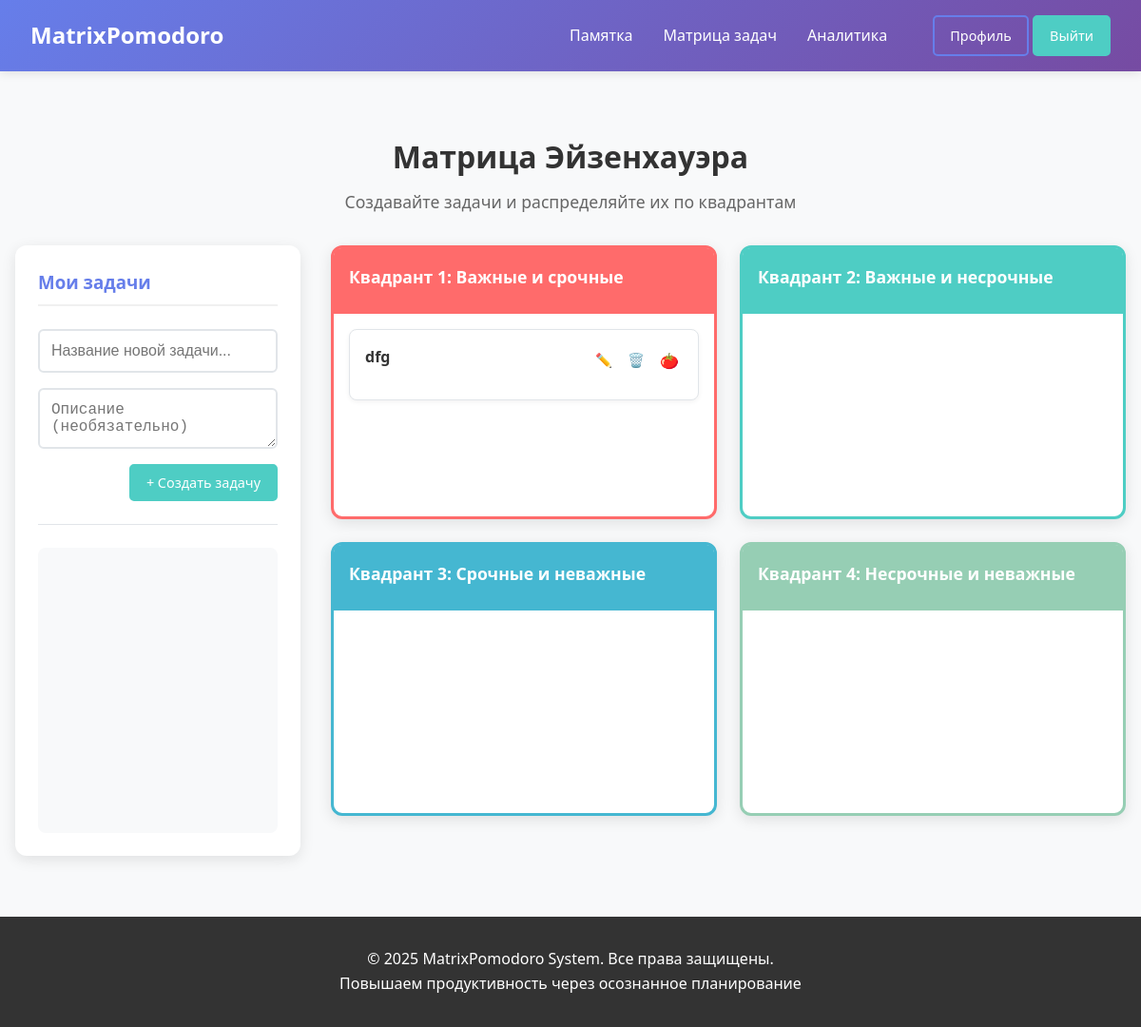
The app's page /tasks/matrix/ (signed in), older data.
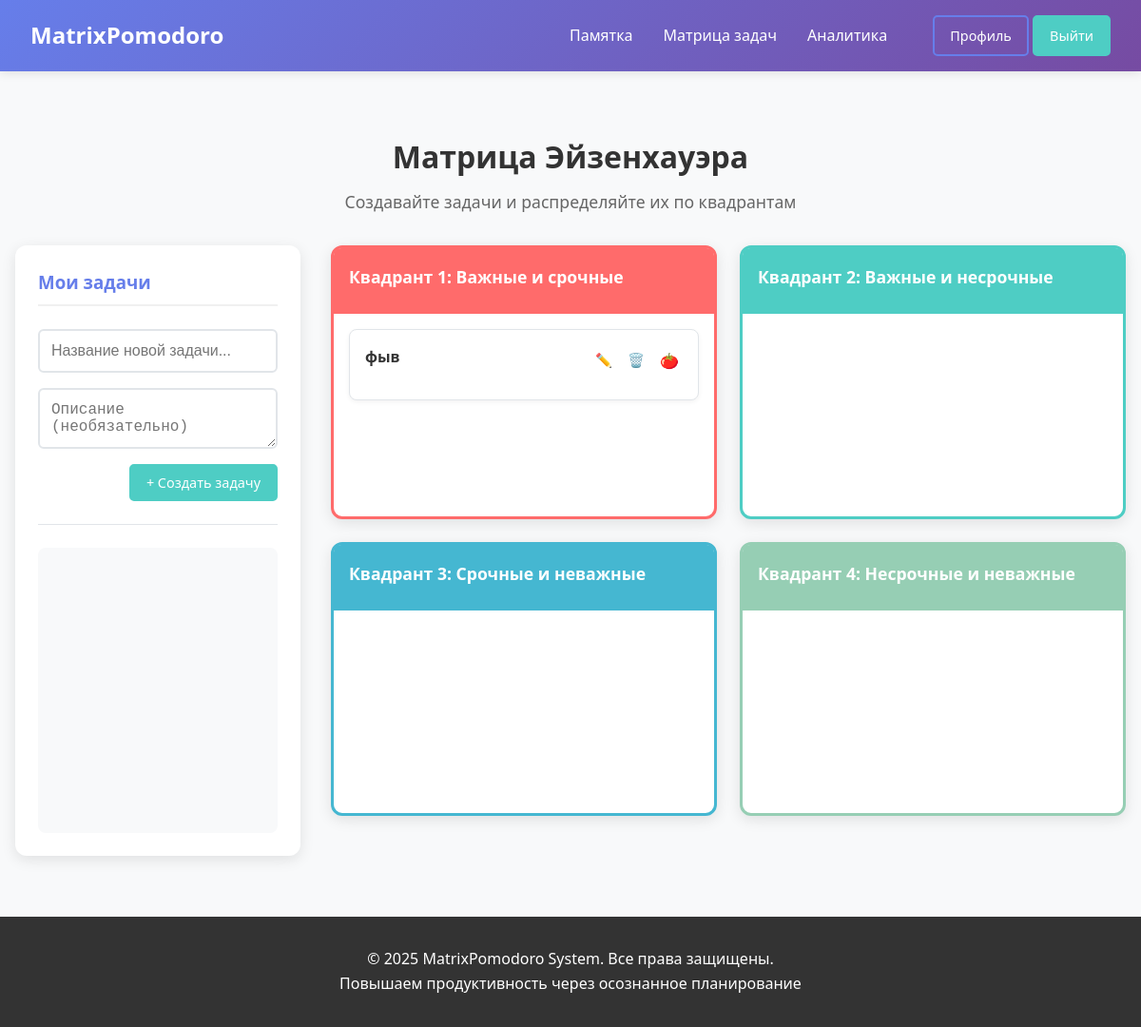
The same page, newer data.
### tasks/models.py (models this page shows, shortened)
class EisenhowerQuadrant(models.Model):
    name = models.CharField(max_length=100, verbose_name="Название квадранта")
    description = models.TextField(verbose_name="Описание")
    priority_order = models.IntegerField(verbose_name="Порядок отображения (1-4)")
    color_code = models.CharField(max_length=7, default='#FFFFFF', verbose_name="Цвет (HEX)")
    icon = models.CharField(max_length=50, blank=True, verbose_name="Иконка")
    class Meta:
        verbose_name = "Квадрант Эйзенхауэра"
        verbose_name_plural = "Квадранты Эйзенхауэра"
        ordering = ['priority_order']

class Task(models.Model):
    STATUS_CHOICES = [
        ('active', 'Активная'),
        ('completed', 'Завершена'),
        ('cancelled', 'Отменена'),
    ]
    user = models.ForeignKey(User, on_delete=models.CASCADE, verbose_name="Пользователь")
    quadrant = models.ForeignKey(EisenhowerQuadrant, on_delete=models.PROTECT,
                                 verbose_name="Квадрант", null=True, blank=True)
    title = models.CharField(max_length=200, verbose_name="Заголовок")
    description = models.TextField(blank=True, verbose_name="Описание")
    status = models.CharField(max_length=10, choices=STATUS_CHOICES, default='active', verbose_name="Статус")
    display_order = models.PositiveIntegerField(default=0, verbose_name="Порядок отображения")
    priority = models.PositiveIntegerField(default=1, verbose_name="Приоритет (1-10)")
    due_date = models.DateTimeField(null=True, blank=True, verbose_name="Срок выполнения")
    estimated_pomodoros = models.PositiveIntegerField(default=1, verbose_name="Планируемое количество Pomodoro")
    completed_pomodoros = models.PositiveIntegerField(default=0, verbose_name="Выполнено Pomodoro")
    created_at = models.DateTimeField(auto_now_add=True)
    updated_at = models.DateTimeField(auto_now=True)
    completed_at = models.DateTimeField(null=True, blank=True, verbose_name="Фактическое время выполнения")
    class Meta:
        verbose_name = "Задача"
        verbose_name_plural = "Задачи"
        ordering = ['quadrant__priority_order', 'display_order', 'created_at']

### tasks/views.py (the view, shortened to what this page needs)
# urls.py: path('matrix/', views.matrix_view, name='matrix'),
@login_required
def matrix_view(request):
    quadrants = EisenhowerQuadrant.objects.all().order_by('priority_order')
    unassigned_tasks = Task.objects.filter(
        user=request.user,
        quadrant__isnull=True,
        status='active'
    ).order_by('created_at')
    tasks_with_quadrants = Task.objects.filter(
        user=request.user,
        quadrant__isnull=False,
        status='active'
    ).order_by('quadrant__priority_order', 'display_order', 'created_at')
    context = {
        'quadrants': quadrants,
        'unassigned_tasks': unassigned_tasks,
        'tasks': tasks_with_quadrants,
    }
    return render(request, 'tasks/eisenhower_matrix.html', context)

### tasks/templates/tasks/eisenhower_matrix.html (shortened to what this page needs)
{% extends 'core/base.html' %}
{% load static %}
{% block extra_css %}
<link rel="stylesheet" href="{% static 'tasks/css/matrix.css' %}">
{% endblock %}
{% block content %}
<div class="matrix-container">
    <div class="matrix-header">
        <h1>Матрица Эйзенхауэра</h1>
        <p>Создавайте задачи и распределяйте их по квадрантам</p>
    </div>
    <div class="matrix-layout">
        <div class="tasks-sidebar">
            <h3>Мои задачи</h3>
            <div class="create-task-form">
                <form id="task-form" method="POST" action="{% url 'tasks:matrix' %}">
                    <div class="form-group">
                        <input type="text" name="title" id="task-title-input" class="form-control"
                               placeholder="Название новой задачи..." required>
                    </div>
                    <div class="form-group">
                        <textarea name="description" id="task-description-input" class="form-control"
                                  placeholder="Описание (необязательно)" rows="2"></textarea>
                    </div>
                    <div class="form-actions">
                        <button type="submit" class="btn btn-primary" id="create-task-btn">
                            + Создать задачу
                        </button>
                    </div>
                </form>
            </div>
            <div class="tasks-list" id="tasks-list">
            </div>
        </div>
        <div class="matrix-main">
            <div class="eisenhower-matrix">
                {% for quadrant in quadrants %}
                <div class="quadrant" style="border-color: {{ quadrant.color_code }};">
                    <div class="quadrant-header" style="background-color: {{ quadrant.color_code }};">
                        <h3>{{ quadrant.name }}</h3>
                    </div>
                    <div class="tasks-container"
                         id="quadrant-{{ quadrant.id }}"
                         data-quadrant-id="{{ quadrant.id }}">
                        {% for task in tasks %}
                            {% if task.quadrant_id == quadrant.id %}
                            <div class="task-card"
                                 data-task-id="{{ task.id }}"
                                 draggable="true">
                                <div class="task-header">
                                    <h4 class="task-title">{{ task.title }}</h4>
                                    <div class="task-actions">
                                        <button class="btn-edit" data-task-id="{{ task.id }}">✏️</button>
                                        <button class="btn-delete" data-task-id="{{ task.id }}">🗑️</button>
                                        <a href="{% url 'pomodoro:task_detail' task.id %}"
                                           class="btn-pomodoro"
                                           title="Выполнять с Pomodoro">
                                            🍅
                                        </a>
                                    </div>
                                </div>
                            </div>
                            {% endif %}
                        {% endfor %}
                    </div>
                </div>
                {% endfor %}
            </div>
        </div>
    </div>
</div>
{% endblock %}

Row changes from the older to the newer data that the page shows:
changed EisenhowerQuadrant "Квадрант 1: Важные и срочные": loses Task (title "dfg")
added Task: title "фыв", shown under EisenhowerQuadrant "Квадрант 1: Важные и срочные"
